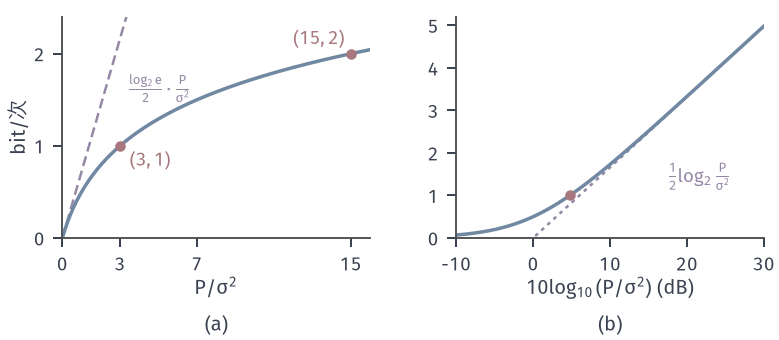

Write Python code to recreate this figure.
from pathlib import Path
import sys, math
HERE = Path(__file__).resolve().parent
sys.path.insert(0, str(HERE.parent/"gcc-common"))
from gcc_fig import *
# Capacity C = 0.5 log2(1 + s) of the scalar Gaussian channel against s = P / sigma^2.
# (a) linear axis 0..16, red dots (3, 1) and (15, 2); purple dashed: low-SNR tangent (log2 e / 2) s.
# (b) s in dB from -10 to 30; purple dotted: high-SNR asymptote 0.5 log2 s, 1 bit per 6.02 dB.
fig, axs = figure(width_mm=110, height_mm=48, ncols=2)
panel(fig, left=.08, right=.98, top=.95, bottom=.3, wspace=.28)
ax = axs[0]
s = np.linspace(0, 16, 800)
ax.plot(s, LOG2E/2*s, color=PURPLE, lw=1.0, ls=DASH)
ax.plot(s, cap(s), color=BLUE, lw=1.4)
for x in (3, 15):
    dot(ax, x, float(cap(x)))
ax.set_xlim(0, 16); ax.set_ylim(0, 2.4); ax.set_xticks([0, 3, 7, 15]); ax.set_yticks([0, 1, 2])
ax.set_xlabel(r'$P/\sigma^2$', labelpad=1); ax.set_ylabel('bit/次', labelpad=2)
lab(ax, 3.5, .78, r'$(3,1)$', RED); lab(ax, 12.0, 2.1, r'$(15,2)$', RED)
lab(ax, 3.4, 1.55, r'$\frac{\log_2\mathrm{e}}{2}\cdot\frac{P}{\sigma^2}$', PURPLE)
ax = axs[1]
db = np.linspace(-10, 30, 800); s = 10**(db/10)
ax.plot(db, .5*np.log2(s), color=PURPLE, lw=1.0, ls=DOT)
ax.plot(db, cap(s), color=BLUE, lw=1.4)
dot(ax, 10*math.log10(3), 1.0)
ax.set_xlim(-10, 30); ax.set_ylim(0, 5.2); ax.set_xticks([-10, 0, 10, 20, 30]); ax.set_yticks([0, 1, 2, 3, 4, 5])
ax.set_xlabel(r'$10\log_{10}(P/\sigma^2)$ (dB)', labelpad=1)
lab(ax, 17.5, 1.3, r'$\frac{1}{2}\log_2\frac{P}{\sigma^2}$', PURPLE)
tags(fig, axs)
save(fig, HERE, 'figure', {'C(3)': 1.0, 'C(15)': 2.0, 'slope_bits_per_dB': 1/(20*math.log10(2))})
